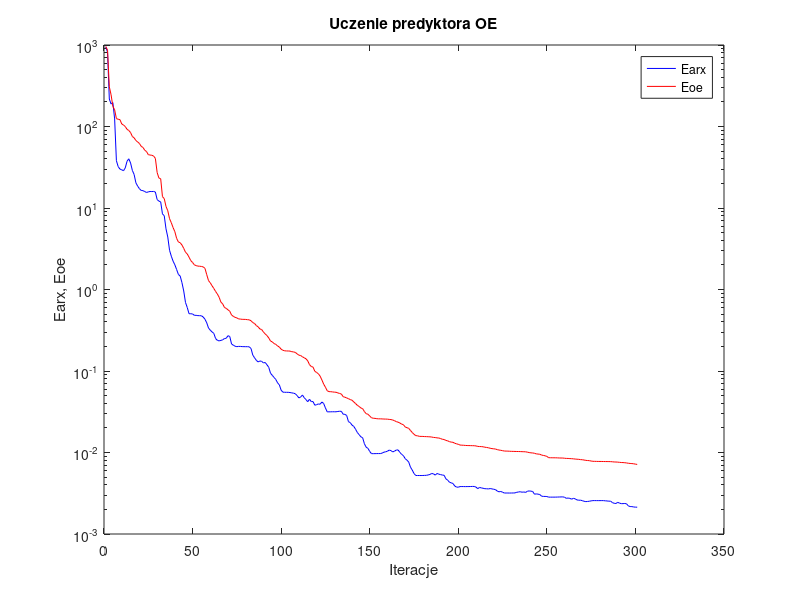
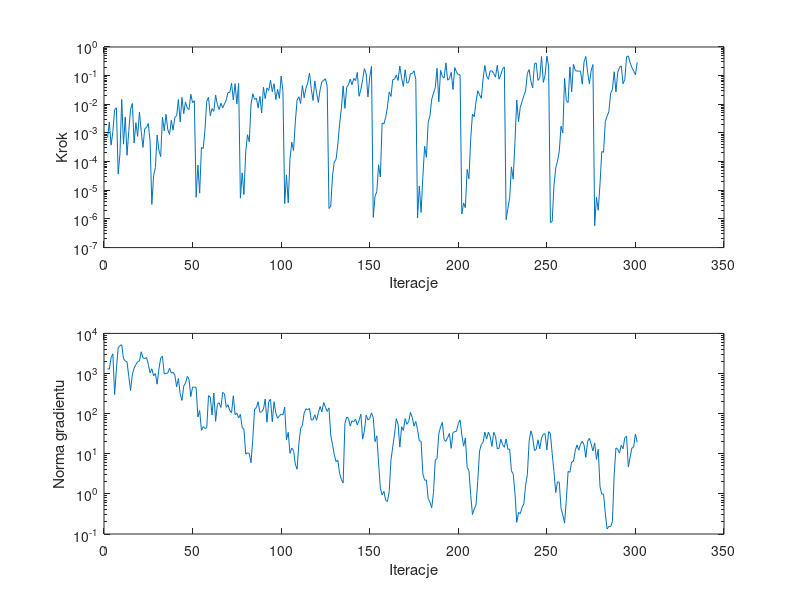

Write the MATLAB code that produced these figures, in order.
%uczenie predyktora oe
clear all;
n=0; farx(n+1)=9.497773e+002; foe(n+1)=9.578883e+002; wspucz(n+1)=0.000000e+000; ng(n+1)=0.000000e+000;
%odnowa zmiennej metryki
n=1; farx(n+1)=8.139689e+002; foe(n+1)=8.653420e+002; krok(n+1)=6.946998e-004; ng(n+1)=1.319493e+003;
n=2; farx(n+1)=2.173672e+002; foe(n+1)=3.072536e+002; krok(n+1)=2.420827e-003; ng(n+1)=1.276780e+003;
n=3; farx(n+1)=1.885973e+002; foe(n+1)=2.446318e+002; krok(n+1)=3.764443e-004; ng(n+1)=2.481209e+003;
n=4; farx(n+1)=1.967883e+002; foe(n+1)=1.766443e+002; krok(n+1)=1.112427e-003; ng(n+1)=3.093668e+003;
n=5; farx(n+1)=1.238675e+002; foe(n+1)=1.603241e+002; krok(n+1)=6.544675e-003; ng(n+1)=2.986804e+002;
n=6; farx(n+1)=3.804592e+001; foe(n+1)=1.249759e+002; krok(n+1)=7.530795e-003; ng(n+1)=1.298012e+003;
n=7; farx(n+1)=3.218081e+001; foe(n+1)=1.227368e+002; krok(n+1)=3.700724e-005; ng(n+1)=4.397746e+003;
n=8; farx(n+1)=3.004466e+001; foe(n+1)=1.215276e+002; krok(n+1)=1.858107e-004; ng(n+1)=4.941333e+003;
n=9; farx(n+1)=2.942531e+001; foe(n+1)=1.074826e+002; krok(n+1)=1.473291e-002; ng(n+1)=5.218867e+003;
n=10; farx(n+1)=2.866010e+001; foe(n+1)=1.042803e+002; krok(n+1)=4.062261e-004; ng(n+1)=2.330093e+003;
n=11; farx(n+1)=3.104743e+001; foe(n+1)=9.991662e+001; krok(n+1)=3.621201e-003; ng(n+1)=2.055661e+003;
n=12; farx(n+1)=3.744998e+001; foe(n+1)=9.232220e+001; krok(n+1)=1.670732e-004; ng(n+1)=1.948917e+003;
n=13; farx(n+1)=4.015592e+001; foe(n+1)=8.934909e+001; krok(n+1)=1.203868e-003; ng(n+1)=8.418092e+002;
n=14; farx(n+1)=3.563626e+001; foe(n+1)=8.424985e+001; krok(n+1)=6.752063e-003; ng(n+1)=3.777665e+002;
n=15; farx(n+1)=2.895294e+001; foe(n+1)=7.541979e+001; krok(n+1)=1.071180e-002; ng(n+1)=9.606685e+002;
n=16; farx(n+1)=2.577664e+001; foe(n+1)=7.263921e+001; krok(n+1)=4.430569e-004; ng(n+1)=1.355659e+003;
n=17; farx(n+1)=2.037412e+001; foe(n+1)=6.732143e+001; krok(n+1)=2.275225e-003; ng(n+1)=1.671469e+003;
n=18; farx(n+1)=1.854520e+001; foe(n+1)=6.459082e+001; krok(n+1)=7.589753e-004; ng(n+1)=1.976788e+003;
n=19; farx(n+1)=1.725393e+001; foe(n+1)=6.186446e+001; krok(n+1)=5.320104e-003; ng(n+1)=2.045332e+003;
n=20; farx(n+1)=1.641410e+001; foe(n+1)=5.707572e+001; krok(n+1)=1.161194e-003; ng(n+1)=3.485406e+003;
n=21; farx(n+1)=1.633182e+001; foe(n+1)=5.536260e+001; krok(n+1)=3.125285e-004; ng(n+1)=2.465326e+003;
n=22; farx(n+1)=1.591459e+001; foe(n+1)=5.115411e+001; krok(n+1)=1.413750e-003; ng(n+1)=2.356785e+003;
n=23; farx(n+1)=1.551175e+001; foe(n+1)=4.928178e+001; krok(n+1)=1.548092e-003; ng(n+1)=2.513153e+003;
n=24; farx(n+1)=1.577036e+001; foe(n+1)=4.513411e+001; krok(n+1)=2.129617e-003; ng(n+1)=1.705203e+003;
n=25; farx(n+1)=1.595108e+001; foe(n+1)=4.466653e+001; krok(n+1)=5.188110e-004; ng(n+1)=1.040726e+003;
%odnowa zmiennej metryki
n=26; farx(n+1)=1.591044e+001; foe(n+1)=4.437324e+001; krok(n+1)=3.214646e-006; ng(n+1)=1.316746e+003;
n=27; farx(n+1)=1.596644e+001; foe(n+1)=4.342200e+001; krok(n+1)=3.217628e-005; ng(n+1)=8.779836e+002;
n=28; farx(n+1)=1.569817e+001; foe(n+1)=4.059817e+001; krok(n+1)=6.309394e-005; ng(n+1)=9.992847e+002;
n=29; farx(n+1)=1.269150e+001; foe(n+1)=2.723897e+001; krok(n+1)=8.409074e-004; ng(n+1)=5.435406e+002;
n=30; farx(n+1)=1.214817e+001; foe(n+1)=2.331488e+001; krok(n+1)=2.493753e-004; ng(n+1)=1.291850e+003;
n=31; farx(n+1)=1.188227e+001; foe(n+1)=2.286377e+001; krok(n+1)=1.491544e-004; ng(n+1)=2.402349e+003;
n=32; farx(n+1)=8.472153e+000; foe(n+1)=1.378381e+001; krok(n+1)=3.595838e-003; ng(n+1)=2.719375e+003;
n=33; farx(n+1)=8.048968e+000; foe(n+1)=1.305259e+001; krok(n+1)=1.190370e-003; ng(n+1)=9.762648e+002;
n=34; farx(n+1)=5.548363e+000; foe(n+1)=1.045052e+001; krok(n+1)=4.483426e-003; ng(n+1)=1.004345e+003;
n=35; farx(n+1)=4.404516e+000; foe(n+1)=9.255269e+000; krok(n+1)=1.303632e-003; ng(n+1)=1.030107e+003;
n=36; farx(n+1)=3.028072e+000; foe(n+1)=7.398787e+000; krok(n+1)=8.876006e-004; ng(n+1)=1.358372e+003;
n=37; farx(n+1)=2.562240e+000; foe(n+1)=6.595507e+000; krok(n+1)=2.778799e-003; ng(n+1)=1.023172e+003;
n=38; farx(n+1)=2.226089e+000; foe(n+1)=5.749332e+000; krok(n+1)=1.259039e-003; ng(n+1)=1.075942e+003;
n=39; farx(n+1)=2.008701e+000; foe(n+1)=5.118044e+000; krok(n+1)=3.485222e-003; ng(n+1)=9.108882e+002;
n=40; farx(n+1)=1.756934e+000; foe(n+1)=4.234862e+000; krok(n+1)=3.990929e-003; ng(n+1)=4.658710e+002;
n=41; farx(n+1)=1.529909e+000; foe(n+1)=3.827398e+000; krok(n+1)=1.464382e-002; ng(n+1)=7.540203e+002;
n=42; farx(n+1)=1.464103e+000; foe(n+1)=3.748768e+000; krok(n+1)=2.431442e-003; ng(n+1)=3.135156e+002;
n=43; farx(n+1)=1.214751e+000; foe(n+1)=3.516265e+000; krok(n+1)=1.740861e-002; ng(n+1)=2.136157e+002;
n=44; farx(n+1)=9.596788e-001; foe(n+1)=3.200808e+000; krok(n+1)=4.708571e-003; ng(n+1)=4.847778e+002;
n=45; farx(n+1)=6.935684e-001; foe(n+1)=2.867338e+000; krok(n+1)=1.214360e-002; ng(n+1)=5.755566e+002;
n=46; farx(n+1)=6.009181e-001; foe(n+1)=2.729766e+000; krok(n+1)=7.314625e-003; ng(n+1)=8.482265e+002;
n=47; farx(n+1)=5.045507e-001; foe(n+1)=2.491267e+000; krok(n+1)=6.545122e-003; ng(n+1)=7.135146e+002;
n=48; farx(n+1)=5.041221e-001; foe(n+1)=2.260777e+000; krok(n+1)=2.243356e-002; ng(n+1)=2.662457e+002;
n=49; farx(n+1)=5.010295e-001; foe(n+1)=2.144854e+000; krok(n+1)=1.142218e-002; ng(n+1)=4.570596e+002;
n=50; farx(n+1)=4.824222e-001; foe(n+1)=2.008413e+000; krok(n+1)=1.321526e-002; ng(n+1)=4.602812e+002;
%odnowa zmiennej metryki
n=51; farx(n+1)=4.819342e-001; foe(n+1)=1.964093e+000; krok(n+1)=5.714341e-006; ng(n+1)=4.465461e+002;
n=52; farx(n+1)=4.781444e-001; foe(n+1)=1.935483e+000; krok(n+1)=7.565086e-005; ng(n+1)=8.217345e+001;
n=53; farx(n+1)=4.772911e-001; foe(n+1)=1.930720e+000; krok(n+1)=7.975059e-006; ng(n+1)=1.195179e+002;
n=54; farx(n+1)=4.762057e-001; foe(n+1)=1.916913e+000; krok(n+1)=3.138904e-004; ng(n+1)=3.825671e+001;
n=55; farx(n+1)=4.596842e-001; foe(n+1)=1.893857e+000; krok(n+1)=2.884695e-004; ng(n+1)=4.754586e+001;
n=56; farx(n+1)=4.314057e-001; foe(n+1)=1.817412e+000; krok(n+1)=1.320749e-003; ng(n+1)=4.252611e+001;
n=57; farx(n+1)=3.897864e-001; foe(n+1)=1.519535e+000; krok(n+1)=1.274938e-002; ng(n+1)=4.492941e+001;
n=58; farx(n+1)=3.367259e-001; foe(n+1)=1.286009e+000; krok(n+1)=1.748904e-002; ng(n+1)=2.807170e+002;
n=59; farx(n+1)=3.166942e-001; foe(n+1)=1.206831e+000; krok(n+1)=4.014511e-003; ng(n+1)=2.572303e+002;
n=60; farx(n+1)=3.018258e-001; foe(n+1)=1.111771e+000; krok(n+1)=7.119007e-003; ng(n+1)=9.207493e+001;
n=61; farx(n+1)=2.892309e-001; foe(n+1)=1.029334e+000; krok(n+1)=5.682045e-003; ng(n+1)=3.272658e+002;
n=62; farx(n+1)=2.501107e-001; foe(n+1)=9.458356e-001; krok(n+1)=2.107682e-002; ng(n+1)=6.417809e+001;
n=63; farx(n+1)=2.378980e-001; foe(n+1)=8.800266e-001; krok(n+1)=9.760389e-003; ng(n+1)=1.715628e+002;
n=64; farx(n+1)=2.339182e-001; foe(n+1)=8.021647e-001; krok(n+1)=6.572826e-003; ng(n+1)=1.868564e+002;
n=65; farx(n+1)=2.375393e-001; foe(n+1)=6.995137e-001; krok(n+1)=1.086709e-002; ng(n+1)=1.427013e+002;
n=66; farx(n+1)=2.411588e-001; foe(n+1)=6.659756e-001; krok(n+1)=7.517005e-003; ng(n+1)=3.386887e+002;
n=67; farx(n+1)=2.503437e-001; foe(n+1)=6.019295e-001; krok(n+1)=1.023953e-002; ng(n+1)=3.120056e+002;
n=68; farx(n+1)=2.521869e-001; foe(n+1)=5.867556e-001; krok(n+1)=1.405854e-002; ng(n+1)=1.438922e+002;
n=69; farx(n+1)=2.713761e-001; foe(n+1)=5.633887e-001; krok(n+1)=2.594061e-002; ng(n+1)=1.664862e+002;
n=70; farx(n+1)=2.648493e-001; foe(n+1)=5.401734e-001; krok(n+1)=2.578794e-002; ng(n+1)=1.188624e+002;
n=71; farx(n+1)=2.145599e-001; foe(n+1)=4.870318e-001; krok(n+1)=5.405940e-002; ng(n+1)=1.052782e+002;
n=72; farx(n+1)=2.073462e-001; foe(n+1)=4.682493e-001; krok(n+1)=1.423591e-002; ng(n+1)=2.777214e+002;
n=73; farx(n+1)=2.013184e-001; foe(n+1)=4.552898e-001; krok(n+1)=5.235740e-002; ng(n+1)=9.422075e+001;
n=74; farx(n+1)=1.989701e-001; foe(n+1)=4.482176e-001; krok(n+1)=1.033570e-002; ng(n+1)=1.027070e+002;
n=75; farx(n+1)=2.003704e-001; foe(n+1)=4.356985e-001; krok(n+1)=5.359529e-002; ng(n+1)=7.755602e+001;
%odnowa zmiennej metryki
n=76; farx(n+1)=2.002614e-001; foe(n+1)=4.335447e-001; krok(n+1)=5.320105e-006; ng(n+1)=9.609783e+001;
n=77; farx(n+1)=1.992492e-001; foe(n+1)=4.305570e-001; krok(n+1)=4.052186e-005; ng(n+1)=4.498618e+001;
n=78; farx(n+1)=1.990173e-001; foe(n+1)=4.300701e-001; krok(n+1)=7.156975e-006; ng(n+1)=4.112750e+001;
n=79; farx(n+1)=1.987263e-001; foe(n+1)=4.293829e-001; krok(n+1)=2.178264e-004; ng(n+1)=9.795307e+000;
n=80; farx(n+1)=1.988360e-001; foe(n+1)=4.261458e-001; krok(n+1)=8.650734e-004; ng(n+1)=1.057805e+001;
n=81; farx(n+1)=1.978575e-001; foe(n+1)=4.244783e-001; krok(n+1)=4.927090e-004; ng(n+1)=1.015962e+001;
n=82; farx(n+1)=1.886989e-001; foe(n+1)=4.136017e-001; krok(n+1)=1.007231e-002; ng(n+1)=5.973631e+000;
n=83; farx(n+1)=1.565630e-001; foe(n+1)=3.925262e-001; krok(n+1)=2.331822e-002; ng(n+1)=2.378796e+001;
n=84; farx(n+1)=1.452189e-001; foe(n+1)=3.825074e-001; krok(n+1)=1.488559e-002; ng(n+1)=1.299792e+002;
n=85; farx(n+1)=1.350759e-001; foe(n+1)=3.607366e-001; krok(n+1)=1.640492e-002; ng(n+1)=1.407497e+002;
n=86; farx(n+1)=1.292870e-001; foe(n+1)=3.486677e-001; krok(n+1)=7.557177e-003; ng(n+1)=1.976275e+002;
n=87; farx(n+1)=1.327743e-001; foe(n+1)=3.278729e-001; krok(n+1)=1.890949e-002; ng(n+1)=1.074160e+002;
n=88; farx(n+1)=1.313224e-001; foe(n+1)=3.228060e-001; krok(n+1)=5.022246e-003; ng(n+1)=1.108901e+002;
n=89; farx(n+1)=1.256609e-001; foe(n+1)=3.008845e-001; krok(n+1)=3.933136e-002; ng(n+1)=1.288230e+002;
n=90; farx(n+1)=1.272625e-001; foe(n+1)=2.849912e-001; krok(n+1)=1.564440e-002; ng(n+1)=2.317314e+002;
n=91; farx(n+1)=1.191138e-001; foe(n+1)=2.720678e-001; krok(n+1)=3.718534e-002; ng(n+1)=6.095405e+001;
n=92; farx(n+1)=1.110463e-001; foe(n+1)=2.544478e-001; krok(n+1)=3.034235e-002; ng(n+1)=2.012023e+002;
n=93; farx(n+1)=9.396124e-002; foe(n+1)=2.332414e-001; krok(n+1)=6.864555e-002; ng(n+1)=2.295679e+002;
n=94; farx(n+1)=8.847153e-002; foe(n+1)=2.275066e-001; krok(n+1)=2.764852e-002; ng(n+1)=6.250052e+001;
n=95; farx(n+1)=8.333543e-002; foe(n+1)=2.172386e-001; krok(n+1)=5.234463e-002; ng(n+1)=1.982292e+002;
n=96; farx(n+1)=7.861717e-002; foe(n+1)=2.120484e-001; krok(n+1)=1.450364e-002; ng(n+1)=1.034100e+002;
n=97; farx(n+1)=7.155587e-002; foe(n+1)=2.028518e-001; krok(n+1)=3.351559e-002; ng(n+1)=7.640771e+001;
n=98; farx(n+1)=6.746144e-002; foe(n+1)=1.966288e-001; krok(n+1)=1.610734e-002; ng(n+1)=8.807041e+001;
n=99; farx(n+1)=5.808370e-002; foe(n+1)=1.850928e-001; krok(n+1)=9.599621e-002; ng(n+1)=9.741749e+001;
n=100; farx(n+1)=5.499738e-002; foe(n+1)=1.795448e-001; krok(n+1)=3.022871e-002; ng(n+1)=9.261558e+001;
%odnowa zmiennej metryki
n=101; farx(n+1)=5.483220e-002; foe(n+1)=1.769414e-001; krok(n+1)=3.404195e-006; ng(n+1)=1.448054e+002;
n=102; farx(n+1)=5.477114e-002; foe(n+1)=1.762315e-001; krok(n+1)=3.440034e-005; ng(n+1)=2.202710e+001;
n=103; farx(n+1)=5.475051e-002; foe(n+1)=1.760111e-001; krok(n+1)=3.629487e-006; ng(n+1)=3.425012e+001;
n=104; farx(n+1)=5.444003e-002; foe(n+1)=1.754911e-001; krok(n+1)=1.266921e-004; ng(n+1)=1.018360e+001;
n=105; farx(n+1)=5.390272e-002; foe(n+1)=1.726447e-001; krok(n+1)=4.749570e-004; ng(n+1)=1.396477e+001;
n=106; farx(n+1)=5.345104e-002; foe(n+1)=1.713765e-001; krok(n+1)=2.442426e-004; ng(n+1)=1.203795e+001;
n=107; farx(n+1)=5.255677e-002; foe(n+1)=1.691438e-001; krok(n+1)=2.437335e-003; ng(n+1)=5.523447e+000;
n=108; farx(n+1)=4.998079e-002; foe(n+1)=1.624903e-001; krok(n+1)=1.406421e-002; ng(n+1)=4.117741e+000;
n=109; farx(n+1)=4.676303e-002; foe(n+1)=1.563793e-001; krok(n+1)=1.835014e-002; ng(n+1)=1.773457e+001;
n=110; farx(n+1)=4.789921e-002; foe(n+1)=1.549178e-001; krok(n+1)=1.060641e-002; ng(n+1)=4.281515e+001;
n=111; farx(n+1)=5.080938e-002; foe(n+1)=1.494866e-001; krok(n+1)=4.524124e-002; ng(n+1)=5.166563e+001;
n=112; farx(n+1)=4.711242e-002; foe(n+1)=1.453172e-001; krok(n+1)=1.684199e-002; ng(n+1)=1.038534e+002;
n=113; farx(n+1)=4.462375e-002; foe(n+1)=1.413959e-001; krok(n+1)=3.651364e-002; ng(n+1)=1.326461e+002;
n=114; farx(n+1)=4.197928e-002; foe(n+1)=1.333546e-001; krok(n+1)=5.558094e-002; ng(n+1)=1.244740e+002;
n=115; farx(n+1)=4.500367e-002; foe(n+1)=1.196894e-001; krok(n+1)=1.241122e-001; ng(n+1)=1.341318e+002;
n=116; farx(n+1)=4.212643e-002; foe(n+1)=1.136109e-001; krok(n+1)=3.497807e-002; ng(n+1)=6.907300e+001;
n=117; farx(n+1)=4.217778e-002; foe(n+1)=1.116739e-001; krok(n+1)=1.360047e-002; ng(n+1)=7.100809e+001;
n=118; farx(n+1)=3.803899e-002; foe(n+1)=9.932056e-002; krok(n+1)=6.488875e-002; ng(n+1)=9.340989e+001;
n=119; farx(n+1)=3.862779e-002; foe(n+1)=9.595584e-002; krok(n+1)=2.525939e-002; ng(n+1)=6.811483e+001;
n=120; farx(n+1)=3.942820e-002; foe(n+1)=9.257195e-002; krok(n+1)=1.165759e-002; ng(n+1)=1.054607e+002;
n=121; farx(n+1)=3.910728e-002; foe(n+1)=8.649105e-002; krok(n+1)=3.221469e-002; ng(n+1)=1.506830e+002;
n=122; farx(n+1)=4.163713e-002; foe(n+1)=7.766937e-002; krok(n+1)=6.191270e-002; ng(n+1)=1.108146e+002;
n=123; farx(n+1)=3.993782e-002; foe(n+1)=6.911120e-002; krok(n+1)=6.813219e-002; ng(n+1)=1.896587e+002;
n=124; farx(n+1)=3.523259e-002; foe(n+1)=6.320776e-002; krok(n+1)=7.799001e-002; ng(n+1)=1.448929e+002;
n=125; farx(n+1)=3.153918e-002; foe(n+1)=5.731662e-002; krok(n+1)=4.256083e-002; ng(n+1)=1.135647e+002;
%odnowa zmiennej metryki
n=126; farx(n+1)=3.155981e-002; foe(n+1)=5.582492e-002; krok(n+1)=2.312952e-006; ng(n+1)=1.391855e+002;
n=127; farx(n+1)=3.157387e-002; foe(n+1)=5.574422e-002; krok(n+1)=2.794872e-006; ng(n+1)=2.918688e+001;
n=128; farx(n+1)=3.162618e-002; foe(n+1)=5.539001e-002; krok(n+1)=3.167303e-005; ng(n+1)=1.694109e+001;
n=129; farx(n+1)=3.162343e-002; foe(n+1)=5.503871e-002; krok(n+1)=9.804597e-005; ng(n+1)=9.444066e+000;
n=130; farx(n+1)=3.159022e-002; foe(n+1)=5.484281e-002; krok(n+1)=1.205178e-004; ng(n+1)=6.371338e+000;
n=131; farx(n+1)=3.188668e-002; foe(n+1)=5.385149e-002; krok(n+1)=4.060559e-004; ng(n+1)=6.892363e+000;
n=132; farx(n+1)=3.206900e-002; foe(n+1)=5.302479e-002; krok(n+1)=2.018307e-003; ng(n+1)=3.222211e+000;
n=133; farx(n+1)=3.199108e-002; foe(n+1)=5.216293e-002; krok(n+1)=7.251821e-003; ng(n+1)=2.303577e+000;
n=134; farx(n+1)=2.948712e-002; foe(n+1)=4.843744e-002; krok(n+1)=4.382471e-002; ng(n+1)=1.859084e+000;
n=135; farx(n+1)=2.940941e-002; foe(n+1)=4.767242e-002; krok(n+1)=7.242402e-003; ng(n+1)=5.742334e+001;
n=136; farx(n+1)=2.843648e-002; foe(n+1)=4.671236e-002; krok(n+1)=3.926791e-002; ng(n+1)=8.203250e+001;
n=137; farx(n+1)=2.390282e-002; foe(n+1)=4.577681e-002; krok(n+1)=4.857442e-002; ng(n+1)=7.644023e+001;
n=138; farx(n+1)=2.327493e-002; foe(n+1)=4.459862e-002; krok(n+1)=7.588961e-002; ng(n+1)=4.899654e+001;
n=139; farx(n+1)=2.169676e-002; foe(n+1)=4.380416e-002; krok(n+1)=4.797973e-002; ng(n+1)=6.601251e+001;
n=140; farx(n+1)=2.089973e-002; foe(n+1)=4.170265e-002; krok(n+1)=8.000730e-002; ng(n+1)=6.260371e+001;
n=141; farx(n+1)=1.931259e-002; foe(n+1)=3.989350e-002; krok(n+1)=6.659479e-002; ng(n+1)=7.328560e+001;
n=142; farx(n+1)=1.762134e-002; foe(n+1)=3.793017e-002; krok(n+1)=1.300618e-001; ng(n+1)=5.254253e+001;
n=143; farx(n+1)=1.657876e-002; foe(n+1)=3.675380e-002; krok(n+1)=1.904592e-002; ng(n+1)=6.789267e+001;
n=144; farx(n+1)=1.558054e-002; foe(n+1)=3.516536e-002; krok(n+1)=3.345123e-002; ng(n+1)=9.712864e+001;
n=145; farx(n+1)=1.519115e-002; foe(n+1)=3.454563e-002; krok(n+1)=7.215303e-002; ng(n+1)=2.319846e+001;
n=146; farx(n+1)=1.280600e-002; foe(n+1)=3.178900e-002; krok(n+1)=1.755320e-001; ng(n+1)=3.751114e+001;
n=147; farx(n+1)=1.160021e-002; foe(n+1)=2.996662e-002; krok(n+1)=1.146975e-001; ng(n+1)=9.243373e+001;
n=148; farx(n+1)=1.124966e-002; foe(n+1)=2.946305e-002; krok(n+1)=1.799391e-002; ng(n+1)=7.004054e+001;
n=149; farx(n+1)=1.029704e-002; foe(n+1)=2.802576e-002; krok(n+1)=8.693674e-002; ng(n+1)=7.532681e+001;
n=150; farx(n+1)=9.680364e-003; foe(n+1)=2.669072e-002; krok(n+1)=2.114442e-001; ng(n+1)=1.044824e+002;
%odnowa zmiennej metryki
n=151; farx(n+1)=9.679001e-003; foe(n+1)=2.632369e-002; krok(n+1)=1.131146e-006; ng(n+1)=7.901243e+001;
n=152; farx(n+1)=9.685778e-003; foe(n+1)=2.623551e-002; krok(n+1)=6.202616e-006; ng(n+1)=2.005260e+001;
n=153; farx(n+1)=9.701187e-003; foe(n+1)=2.598960e-002; krok(n+1)=8.985823e-006; ng(n+1)=2.799978e+001;
n=154; farx(n+1)=9.703845e-003; foe(n+1)=2.589228e-002; krok(n+1)=7.712392e-005; ng(n+1)=5.910550e+000;
n=155; farx(n+1)=9.706248e-003; foe(n+1)=2.589031e-002; krok(n+1)=2.907853e-005; ng(n+1)=1.378707e+000;
n=156; farx(n+1)=9.827208e-003; foe(n+1)=2.582917e-002; krok(n+1)=2.232051e-003; ng(n+1)=9.383830e-001;
n=157; farx(n+1)=1.008761e-002; foe(n+1)=2.573729e-002; krok(n+1)=2.063134e-003; ng(n+1)=1.154217e+000;
n=158; farx(n+1)=1.020405e-002; foe(n+1)=2.570844e-002; krok(n+1)=3.475615e-003; ng(n+1)=6.918389e-001;
n=159; farx(n+1)=1.036369e-002; foe(n+1)=2.565830e-002; krok(n+1)=7.981858e-003; ng(n+1)=6.435911e-001;
n=160; farx(n+1)=1.070675e-002; foe(n+1)=2.548073e-002; krok(n+1)=2.710756e-002; ng(n+1)=1.140417e+000;
n=161; farx(n+1)=1.055030e-002; foe(n+1)=2.535108e-002; krok(n+1)=1.875076e-002; ng(n+1)=7.041308e+000;
n=162; farx(n+1)=1.017178e-002; foe(n+1)=2.502821e-002; krok(n+1)=7.262643e-002; ng(n+1)=1.466312e+001;
n=163; farx(n+1)=1.038944e-002; foe(n+1)=2.456854e-002; krok(n+1)=7.461084e-002; ng(n+1)=3.091618e+001;
n=164; farx(n+1)=1.072493e-002; foe(n+1)=2.392592e-002; krok(n+1)=1.044257e-001; ng(n+1)=7.483130e+001;
n=165; farx(n+1)=1.075817e-002; foe(n+1)=2.356674e-002; krok(n+1)=6.774452e-002; ng(n+1)=5.481758e+001;
n=166; farx(n+1)=1.005616e-002; foe(n+1)=2.301060e-002; krok(n+1)=2.169866e-001; ng(n+1)=1.465414e+001;
n=167; farx(n+1)=9.489727e-003; foe(n+1)=2.230116e-002; krok(n+1)=8.035594e-002; ng(n+1)=4.719364e+001;
n=168; farx(n+1)=9.161619e-003; foe(n+1)=2.195313e-002; krok(n+1)=4.214702e-002; ng(n+1)=3.812603e+001;
n=169; farx(n+1)=8.417526e-003; foe(n+1)=2.061440e-002; krok(n+1)=1.600146e-001; ng(n+1)=7.509994e+001;
n=170; farx(n+1)=8.058774e-003; foe(n+1)=2.016067e-002; krok(n+1)=5.482403e-002; ng(n+1)=5.421623e+001;
n=171; farx(n+1)=7.641950e-003; foe(n+1)=1.979408e-002; krok(n+1)=5.893163e-002; ng(n+1)=6.362438e+001;
n=172; farx(n+1)=6.616303e-003; foe(n+1)=1.864368e-002; krok(n+1)=1.171506e-001; ng(n+1)=1.074553e+002;
n=173; farx(n+1)=6.095279e-003; foe(n+1)=1.760519e-002; krok(n+1)=1.178633e-001; ng(n+1)=8.080618e+001;
n=174; farx(n+1)=5.518416e-003; foe(n+1)=1.673440e-002; krok(n+1)=1.472237e-001; ng(n+1)=4.889803e+001;
n=175; farx(n+1)=5.223177e-003; foe(n+1)=1.610732e-002; krok(n+1)=7.375749e-002; ng(n+1)=6.388635e+001;
%odnowa zmiennej metryki
n=176; farx(n+1)=5.221628e-003; foe(n+1)=1.603505e-002; krok(n+1)=1.075011e-006; ng(n+1)=3.978945e+001;
n=177; farx(n+1)=5.220437e-003; foe(n+1)=1.578181e-002; krok(n+1)=1.404624e-005; ng(n+1)=2.102055e+001;
n=178; farx(n+1)=5.218540e-003; foe(n+1)=1.575881e-002; krok(n+1)=1.687570e-006; ng(n+1)=2.051852e+001;
n=179; farx(n+1)=5.223684e-003; foe(n+1)=1.574892e-002; krok(n+1)=2.981309e-005; ng(n+1)=3.137015e+000;
n=180; farx(n+1)=5.237313e-003; foe(n+1)=1.568428e-002; krok(n+1)=3.428360e-004; ng(n+1)=2.184762e+000;
n=181; farx(n+1)=5.249864e-003; foe(n+1)=1.566090e-002; krok(n+1)=1.413318e-004; ng(n+1)=2.231668e+000;
n=182; farx(n+1)=5.304106e-003; foe(n+1)=1.561491e-002; krok(n+1)=2.339724e-003; ng(n+1)=7.676519e-001;
n=183; farx(n+1)=5.380911e-003; foe(n+1)=1.557204e-002; krok(n+1)=4.001696e-003; ng(n+1)=6.160201e-001;
n=184; farx(n+1)=5.529956e-003; foe(n+1)=1.547753e-002; krok(n+1)=1.495979e-002; ng(n+1)=4.509880e-001;
n=185; farx(n+1)=5.470797e-003; foe(n+1)=1.531561e-002; krok(n+1)=2.447519e-002; ng(n+1)=1.082153e+000;
n=186; farx(n+1)=5.282010e-003; foe(n+1)=1.525757e-002; krok(n+1)=3.786424e-002; ng(n+1)=6.937518e+000;
n=187; farx(n+1)=5.531034e-003; foe(n+1)=1.511597e-002; krok(n+1)=1.794664e-001; ng(n+1)=7.571505e+000;
n=188; farx(n+1)=5.417138e-003; foe(n+1)=1.506158e-002; krok(n+1)=1.214548e-002; ng(n+1)=3.156844e+001;
n=189; farx(n+1)=5.359758e-003; foe(n+1)=1.483531e-002; krok(n+1)=1.530597e-001; ng(n+1)=4.678746e+001;
n=190; farx(n+1)=5.287667e-003; foe(n+1)=1.452789e-002; krok(n+1)=9.359461e-002; ng(n+1)=6.043982e+001;
n=191; farx(n+1)=5.255506e-003; foe(n+1)=1.444115e-002; krok(n+1)=8.351152e-002; ng(n+1)=2.234407e+001;
n=192; farx(n+1)=4.753311e-003; foe(n+1)=1.406844e-002; krok(n+1)=2.785378e-001; ng(n+1)=2.033480e+001;
n=193; farx(n+1)=4.576805e-003; foe(n+1)=1.390807e-002; krok(n+1)=6.939329e-002; ng(n+1)=2.544446e+001;
n=194; farx(n+1)=4.320324e-003; foe(n+1)=1.358758e-002; krok(n+1)=7.959957e-002; ng(n+1)=3.203085e+001;
n=195; farx(n+1)=4.244439e-003; foe(n+1)=1.341404e-002; krok(n+1)=1.306634e-001; ng(n+1)=1.361632e+001;
n=196; farx(n+1)=4.166445e-003; foe(n+1)=1.334161e-002; krok(n+1)=3.277333e-002; ng(n+1)=3.402784e+001;
n=197; farx(n+1)=3.878349e-003; foe(n+1)=1.297826e-002; krok(n+1)=1.909506e-001; ng(n+1)=3.542857e+001;
n=198; farx(n+1)=3.767972e-003; foe(n+1)=1.279288e-002; krok(n+1)=1.337651e-001; ng(n+1)=3.652850e+001;
n=199; farx(n+1)=3.749504e-003; foe(n+1)=1.259445e-002; krok(n+1)=1.072012e-001; ng(n+1)=5.633843e+001;
n=200; farx(n+1)=3.821195e-003; foe(n+1)=1.234025e-002; krok(n+1)=1.077557e-001; ng(n+1)=6.966694e+001;
%odnowa zmiennej metryki
n=201; farx(n+1)=3.821668e-003; foe(n+1)=1.229753e-002; krok(n+1)=1.484839e-006; ng(n+1)=2.969255e+001;
n=202; farx(n+1)=3.819984e-003; foe(n+1)=1.227032e-002; krok(n+1)=3.605762e-006; ng(n+1)=1.544610e+001;
n=203; farx(n+1)=3.815096e-003; foe(n+1)=1.221032e-002; krok(n+1)=2.455049e-006; ng(n+1)=2.472516e+001;
n=204; farx(n+1)=3.819521e-003; foe(n+1)=1.217407e-002; krok(n+1)=5.327423e-005; ng(n+1)=4.567143e+000;
n=205; farx(n+1)=3.820532e-003; foe(n+1)=1.216104e-002; krok(n+1)=2.519594e-005; ng(n+1)=3.866090e+000;
n=206; farx(n+1)=3.827265e-003; foe(n+1)=1.214572e-002; krok(n+1)=6.121165e-004; ng(n+1)=9.524977e-001;
n=207; farx(n+1)=3.833754e-003; foe(n+1)=1.212798e-002; krok(n+1)=4.550450e-003; ng(n+1)=3.067339e-001;
n=208; farx(n+1)=3.832948e-003; foe(n+1)=1.211222e-002; krok(n+1)=3.692938e-003; ng(n+1)=4.207150e-001;
n=209; farx(n+1)=3.761579e-003; foe(n+1)=1.204147e-002; krok(n+1)=1.209242e-002; ng(n+1)=5.286391e-001;
n=210; farx(n+1)=3.600258e-003; foe(n+1)=1.187715e-002; krok(n+1)=2.959713e-002; ng(n+1)=2.134889e+000;
n=211; farx(n+1)=3.727516e-003; foe(n+1)=1.183747e-002; krok(n+1)=2.154209e-002; ng(n+1)=1.164665e+001;
n=212; farx(n+1)=3.678895e-003; foe(n+1)=1.182095e-002; krok(n+1)=1.614645e-002; ng(n+1)=1.720431e+001;
n=213; farx(n+1)=3.640710e-003; foe(n+1)=1.175149e-002; krok(n+1)=7.672268e-002; ng(n+1)=1.930617e+001;
n=214; farx(n+1)=3.596619e-003; foe(n+1)=1.160942e-002; krok(n+1)=2.268451e-001; ng(n+1)=3.478911e+001;
n=215; farx(n+1)=3.592170e-003; foe(n+1)=1.153314e-002; krok(n+1)=9.431389e-002; ng(n+1)=2.330552e+001;
n=216; farx(n+1)=3.571840e-003; foe(n+1)=1.143170e-002; krok(n+1)=7.461084e-002; ng(n+1)=3.483239e+001;
n=217; farx(n+1)=3.612087e-003; foe(n+1)=1.127558e-002; krok(n+1)=1.474005e-001; ng(n+1)=2.666668e+001;
n=218; farx(n+1)=3.576470e-003; foe(n+1)=1.116395e-002; krok(n+1)=1.465272e-001; ng(n+1)=1.515554e+001;
n=219; farx(n+1)=3.538591e-003; foe(n+1)=1.109569e-002; krok(n+1)=1.185480e-001; ng(n+1)=3.439851e+001;
n=220; farx(n+1)=3.505621e-003; foe(n+1)=1.103083e-002; krok(n+1)=8.892157e-002; ng(n+1)=2.708704e+001;
n=221; farx(n+1)=3.364794e-003; foe(n+1)=1.083732e-002; krok(n+1)=2.272257e-001; ng(n+1)=1.332189e+001;
n=222; farx(n+1)=3.292890e-003; foe(n+1)=1.072593e-002; krok(n+1)=7.533713e-002; ng(n+1)=1.367660e+001;
n=223; farx(n+1)=3.324763e-003; foe(n+1)=1.063823e-002; krok(n+1)=1.057221e-001; ng(n+1)=2.300629e+001;
n=224; farx(n+1)=3.256759e-003; foe(n+1)=1.053284e-002; krok(n+1)=1.724903e-001; ng(n+1)=1.696669e+001;
n=225; farx(n+1)=3.184163e-003; foe(n+1)=1.042445e-002; krok(n+1)=2.010759e-001; ng(n+1)=1.449486e+001;
%odnowa zmiennej metryki
n=226; farx(n+1)=3.184277e-003; foe(n+1)=1.040708e-002; krok(n+1)=9.469813e-007; ng(n+1)=2.341064e+001;
n=227; farx(n+1)=3.183998e-003; foe(n+1)=1.039472e-002; krok(n+1)=2.293373e-006; ng(n+1)=1.291348e+001;
n=228; farx(n+1)=3.180388e-003; foe(n+1)=1.035990e-002; krok(n+1)=5.432870e-006; ng(n+1)=1.310452e+001;
n=229; farx(n+1)=3.185065e-003; foe(n+1)=1.032978e-002; krok(n+1)=6.524052e-005; ng(n+1)=3.747060e+000;
n=230; farx(n+1)=3.186392e-003; foe(n+1)=1.032147e-002; krok(n+1)=2.450546e-005; ng(n+1)=3.131969e+000;
n=231; farx(n+1)=3.193852e-003; foe(n+1)=1.030425e-002; krok(n+1)=4.988661e-004; ng(n+1)=1.043945e+000;
n=232; farx(n+1)=3.247456e-003; foe(n+1)=1.028973e-002; krok(n+1)=1.417782e-002; ng(n+1)=1.942746e-001;
n=233; farx(n+1)=3.278801e-003; foe(n+1)=1.028136e-002; krok(n+1)=2.464960e-003; ng(n+1)=3.465542e-001;
n=234; farx(n+1)=3.302991e-003; foe(n+1)=1.026589e-002; krok(n+1)=7.947193e-003; ng(n+1)=3.197797e-001;
n=235; farx(n+1)=3.253841e-003; foe(n+1)=1.024270e-002; krok(n+1)=1.256280e-002; ng(n+1)=4.614258e-001;
n=236; farx(n+1)=3.281731e-003; foe(n+1)=1.022097e-002; krok(n+1)=2.000182e-002; ng(n+1)=5.623988e-001;
n=237; farx(n+1)=3.236016e-003; foe(n+1)=1.020251e-002; krok(n+1)=2.928765e-002; ng(n+1)=1.644231e+000;
n=238; farx(n+1)=3.347863e-003; foe(n+1)=1.009676e-002; krok(n+1)=1.211380e-001; ng(n+1)=3.049623e+000;
n=239; farx(n+1)=3.377510e-003; foe(n+1)=9.985901e-003; krok(n+1)=1.630613e-001; ng(n+1)=2.093588e+001;
n=240; farx(n+1)=3.356079e-003; foe(n+1)=9.904566e-003; krok(n+1)=6.288276e-002; ng(n+1)=3.734290e+001;
n=241; farx(n+1)=3.324593e-003; foe(n+1)=9.874188e-003; krok(n+1)=3.742693e-002; ng(n+1)=2.579789e+001;
n=242; farx(n+1)=3.078461e-003; foe(n+1)=9.782037e-003; krok(n+1)=2.611580e-001; ng(n+1)=1.202331e+001;
n=243; farx(n+1)=3.107135e-003; foe(n+1)=9.625954e-003; krok(n+1)=2.775080e-001; ng(n+1)=1.297739e+001;
n=244; farx(n+1)=3.084554e-003; foe(n+1)=9.564708e-003; krok(n+1)=6.808455e-002; ng(n+1)=2.221001e+001;
n=245; farx(n+1)=3.051746e-003; foe(n+1)=9.526273e-003; krok(n+1)=8.512166e-002; ng(n+1)=1.331582e+001;
n=246; farx(n+1)=2.911992e-003; foe(n+1)=9.308474e-003; krok(n+1)=4.635137e-001; ng(n+1)=2.468403e+001;
n=247; farx(n+1)=2.893390e-003; foe(n+1)=9.205436e-003; krok(n+1)=5.801457e-002; ng(n+1)=3.088520e+001;
n=248; farx(n+1)=2.891286e-003; foe(n+1)=9.114505e-003; krok(n+1)=1.036127e-001; ng(n+1)=3.142244e+001;
n=249; farx(n+1)=2.881750e-003; foe(n+1)=8.956792e-003; krok(n+1)=4.803814e-001; ng(n+1)=1.248274e+001;
n=250; farx(n+1)=2.833616e-003; foe(n+1)=8.643096e-003; krok(n+1)=2.134155e-001; ng(n+1)=3.564551e+001;
%odnowa zmiennej metryki
n=251; farx(n+1)=2.833805e-003; foe(n+1)=8.621248e-003; krok(n+1)=7.507319e-007; ng(n+1)=3.181418e+001;
n=252; farx(n+1)=2.834044e-003; foe(n+1)=8.618339e-003; krok(n+1)=8.191488e-007; ng(n+1)=1.007665e+001;
n=253; farx(n+1)=2.833979e-003; foe(n+1)=8.612353e-003; krok(n+1)=1.436371e-005; ng(n+1)=3.620447e+000;
n=254; farx(n+1)=2.835466e-003; foe(n+1)=8.609771e-003; krok(n+1)=6.009622e-005; ng(n+1)=1.074954e+000;
n=255; farx(n+1)=2.840295e-003; foe(n+1)=8.592799e-003; krok(n+1)=1.042068e-004; ng(n+1)=2.001310e+000;
n=256; farx(n+1)=2.845508e-003; foe(n+1)=8.568352e-003; krok(n+1)=2.285820e-004; ng(n+1)=1.948536e+000;
n=257; farx(n+1)=2.850575e-003; foe(n+1)=8.557510e-003; krok(n+1)=1.713514e-003; ng(n+1)=4.347931e-001;
n=258; farx(n+1)=2.854886e-003; foe(n+1)=8.554484e-003; krok(n+1)=1.002232e-003; ng(n+1)=2.985871e-001;
n=259; farx(n+1)=2.825092e-003; foe(n+1)=8.498739e-003; krok(n+1)=8.057849e-002; ng(n+1)=1.874088e-001;
n=260; farx(n+1)=2.738518e-003; foe(n+1)=8.464377e-003; krok(n+1)=1.340015e-002; ng(n+1)=7.278693e-001;
n=261; farx(n+1)=2.764777e-003; foe(n+1)=8.453864e-003; krok(n+1)=1.153579e-002; ng(n+1)=3.635819e+000;
n=262; farx(n+1)=2.735604e-003; foe(n+1)=8.420564e-003; krok(n+1)=2.013997e-001; ng(n+1)=3.455135e+000;
n=263; farx(n+1)=2.675085e-003; foe(n+1)=8.399196e-003; krok(n+1)=2.721013e-002; ng(n+1)=6.271258e+000;
n=264; farx(n+1)=2.742603e-003; foe(n+1)=8.361721e-003; krok(n+1)=2.507212e-001; ng(n+1)=6.443769e+000;
n=265; farx(n+1)=2.699316e-003; foe(n+1)=8.310228e-003; krok(n+1)=1.540084e-001; ng(n+1)=1.182320e+001;
n=266; farx(n+1)=2.619612e-003; foe(n+1)=8.273843e-003; krok(n+1)=1.431455e-001; ng(n+1)=1.664010e+001;
n=267; farx(n+1)=2.596606e-003; foe(n+1)=8.247308e-003; krok(n+1)=1.447238e-001; ng(n+1)=1.231050e+001;
n=268; farx(n+1)=2.600317e-003; foe(n+1)=8.181391e-003; krok(n+1)=1.434696e-001; ng(n+1)=1.727927e+001;
n=269; farx(n+1)=2.565115e-003; foe(n+1)=8.155835e-003; krok(n+1)=5.025120e-002; ng(n+1)=2.039383e+001;
n=270; farx(n+1)=2.522292e-003; foe(n+1)=8.086703e-003; krok(n+1)=3.064368e-001; ng(n+1)=1.661442e+001;
n=271; farx(n+1)=2.496271e-003; foe(n+1)=8.006875e-003; krok(n+1)=4.681360e-001; ng(n+1)=8.156828e+000;
n=272; farx(n+1)=2.509104e-003; foe(n+1)=7.971225e-003; krok(n+1)=1.297328e-001; ng(n+1)=2.022124e+001;
n=273; farx(n+1)=2.523112e-003; foe(n+1)=7.943860e-003; krok(n+1)=5.234463e-002; ng(n+1)=2.441646e+001;
n=274; farx(n+1)=2.550906e-003; foe(n+1)=7.858956e-003; krok(n+1)=1.478545e-001; ng(n+1)=1.743537e+001;
n=275; farx(n+1)=2.569685e-003; foe(n+1)=7.798460e-003; krok(n+1)=2.436225e-001; ng(n+1)=1.177663e+001;
%odnowa zmiennej metryki
n=276; farx(n+1)=2.569596e-003; foe(n+1)=7.790298e-003; krok(n+1)=5.759607e-007; ng(n+1)=1.858099e+001;
n=277; farx(n+1)=2.568411e-003; foe(n+1)=7.779516e-003; krok(n+1)=5.760277e-006; ng(n+1)=7.225019e+000;
n=278; farx(n+1)=2.567840e-003; foe(n+1)=7.769047e-003; krok(n+1)=2.003006e-006; ng(n+1)=1.287106e+001;
n=279; farx(n+1)=2.568334e-003; foe(n+1)=7.767893e-003; krok(n+1)=1.662220e-005; ng(n+1)=1.494934e+000;
n=280; farx(n+1)=2.569964e-003; foe(n+1)=7.759964e-003; krok(n+1)=2.241333e-004; ng(n+1)=9.855137e-001;
n=281; farx(n+1)=2.568598e-003; foe(n+1)=7.752671e-003; krok(n+1)=2.125074e-004; ng(n+1)=9.885780e-001;
n=282; farx(n+1)=2.552595e-003; foe(n+1)=7.744864e-003; krok(n+1)=2.501815e-003; ng(n+1)=3.269731e-001;
n=283; farx(n+1)=2.545196e-003; foe(n+1)=7.742970e-003; krok(n+1)=3.870416e-003; ng(n+1)=1.330723e-001;
n=284; farx(n+1)=2.525104e-003; foe(n+1)=7.737540e-003; krok(n+1)=5.548179e-003; ng(n+1)=1.547257e-001;
n=285; farx(n+1)=2.532463e-003; foe(n+1)=7.726197e-003; krok(n+1)=2.414071e-002; ng(n+1)=1.522412e-001;
n=286; farx(n+1)=2.427411e-003; foe(n+1)=7.698546e-003; krok(n+1)=3.300845e-002; ng(n+1)=2.043083e-001;
n=287; farx(n+1)=2.382807e-003; foe(n+1)=7.652268e-003; krok(n+1)=1.365319e-001; ng(n+1)=2.989593e+000;
n=288; farx(n+1)=2.367602e-003; foe(n+1)=7.643908e-003; krok(n+1)=2.699349e-002; ng(n+1)=1.401090e+001;
n=289; farx(n+1)=2.447258e-003; foe(n+1)=7.618512e-003; krok(n+1)=1.288588e-001; ng(n+1)=1.299212e+001;
n=290; farx(n+1)=2.394137e-003; foe(n+1)=7.577588e-003; krok(n+1)=1.935340e-001; ng(n+1)=1.036012e+001;
n=291; farx(n+1)=2.356715e-003; foe(n+1)=7.536270e-003; krok(n+1)=2.176811e-001; ng(n+1)=1.637082e+001;
n=292; farx(n+1)=2.358988e-003; foe(n+1)=7.523939e-003; krok(n+1)=5.197516e-002; ng(n+1)=1.336100e+001;
n=293; farx(n+1)=2.370444e-003; foe(n+1)=7.491541e-003; krok(n+1)=7.414397e-002; ng(n+1)=2.504317e+001;
n=294; farx(n+1)=2.345837e-003; foe(n+1)=7.447787e-003; krok(n+1)=4.602673e-001; ng(n+1)=2.751954e+001;
n=295; farx(n+1)=2.211790e-003; foe(n+1)=7.379642e-003; krok(n+1)=4.837349e-001; ng(n+1)=4.707504e+000;
n=296; farx(n+1)=2.172211e-003; foe(n+1)=7.340622e-003; krok(n+1)=2.828655e-001; ng(n+1)=8.167145e+000;
n=297; farx(n+1)=2.168676e-003; foe(n+1)=7.313136e-003; krok(n+1)=1.931257e-001; ng(n+1)=1.386398e+001;
n=298; farx(n+1)=2.146489e-003; foe(n+1)=7.272656e-003; krok(n+1)=1.434696e-001; ng(n+1)=1.464874e+001;
n=299; farx(n+1)=2.135586e-003; foe(n+1)=7.197711e-003; krok(n+1)=1.077557e-001; ng(n+1)=3.095436e+001;
n=300; farx(n+1)=2.133214e-003; foe(n+1)=7.141387e-003; krok(n+1)=2.896177e-001; ng(n+1)=1.921949e+001;

figure; semilogy(farx,'b'); hold on; semilogy(foe,'r'); xlabel('Iteracje'); ylabel('Earx, Eoe'); legend('Earx','Eoe'); title('Uczenie predyktora OE');
figure; subplot(2,1,1); semilogy(krok); xlabel('Iteracje'); ylabel('Krok');
subplot(2,1,2); semilogy(ng); xlabel('Iteracje'); ylabel('Norma gradientu');
Earx=farx(n+1)
Eoe=foe(n+1)
